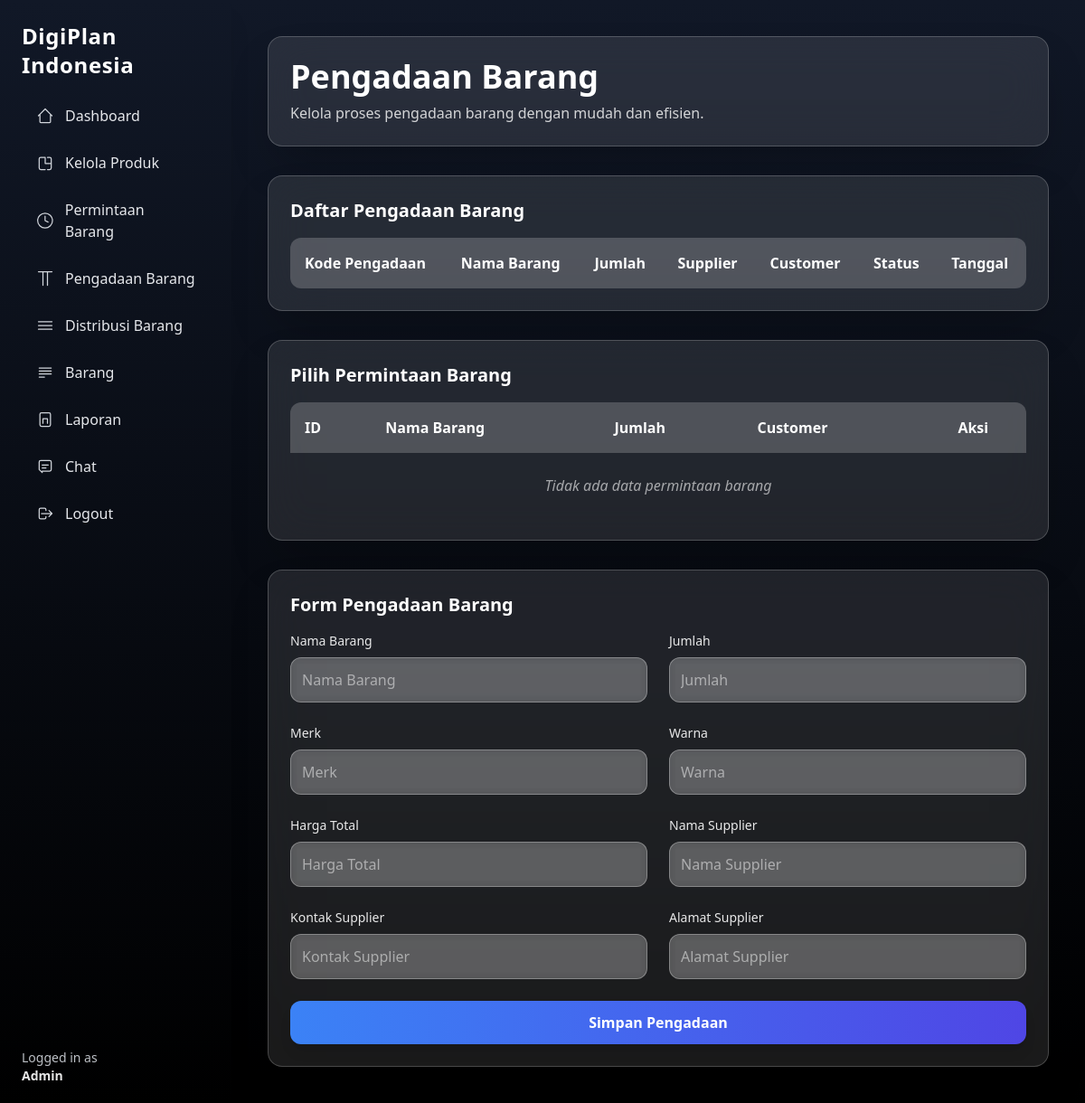
Page /admin/procurement.php (signed in) on the earlier database version.
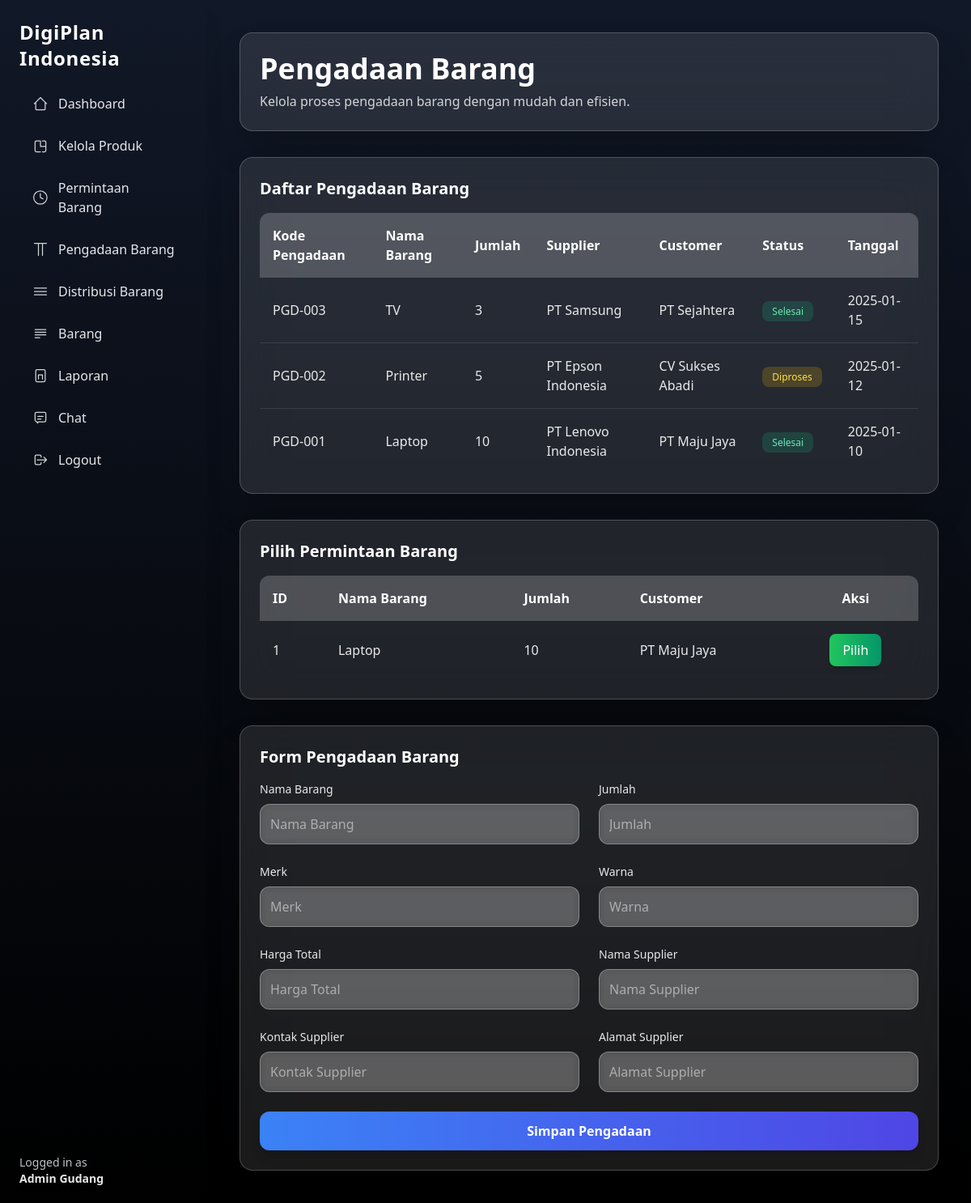
Same page on the later database version.
### tables this page shows
CREATE TABLE pengadaan_barang (
  id INT AUTO_INCREMENT PRIMARY KEY,
  kode_pengadaan VARCHAR(50) UNIQUE,
  permintaan_id INT,
  admin_id INT,
  barang_id INT,
  nama_barang VARCHAR(100),
  merk VARCHAR(100),
  warna VARCHAR(100),
  jumlah INT,
  supplier VARCHAR(150),
  kontak_supplier VARCHAR(100),
  alamat_supplier VARCHAR(255),
  harga_satuan DECIMAL(15,2),
  harga_total DECIMAL(15,2),
  status_pengadaan ENUM('diproses','selesai','dibatalkan'),
  tanggal_pengadaan DATE,
  created_at TIMESTAMP DEFAULT CURRENT_TIMESTAMP,
  FOREIGN KEY (permintaan_id) REFERENCES permintaan_barang(id),
  FOREIGN KEY (admin_id) REFERENCES users(id),
  FOREIGN KEY (barang_id) REFERENCES barang(id)
);

CREATE TABLE users (
  id INT AUTO_INCREMENT PRIMARY KEY,
  name VARCHAR(100),
  email VARCHAR(100) UNIQUE,
  password VARCHAR(255),
  role_id INT,
  created_at TIMESTAMP DEFAULT CURRENT_TIMESTAMP,
  FOREIGN KEY (role_id) REFERENCES roles(id)
);

CREATE TABLE permintaan_barang (
  id INT AUTO_INCREMENT PRIMARY KEY,
  kode_permintaan VARCHAR(50) UNIQUE,
  user_id INT,
  nama_barang VARCHAR(100),
  merk VARCHAR(100),
  warna VARCHAR(100),
  jumlah INT,
  status ENUM(
    'diajukan',
    'ditolak',
    'disetujui',
    'dalam_pengadaan',
    'siap_distribusi',
    'selesai'
  ),
  admin_id INT,
  tanggal_verifikasi DATETIME,
  catatan_admin TEXT,
  created_at TIMESTAMP DEFAULT CURRENT_TIMESTAMP,
  FOREIGN KEY (user_id) REFERENCES users(id),
  FOREIGN KEY (admin_id) REFERENCES users(id)
);

### admin/procurement.php (the view, shortened to what the rows shown need)
<?php
require '../include/conn.php';
$permintaan = $conn->query("
  SELECT
    pb.id,
    pb.nama_barang,
    pb.jumlah,
    pb.status,
    u.name AS user_name,
    pg.id AS pengadaan_id
  FROM permintaan_barang pb
  JOIN users u ON pb.user_id = u.id
  LEFT JOIN pengadaan_barang pg ON pg.permintaan_id = pb.id
  WHERE pb.status = 'disetujui'
  ORDER BY pb.id DESC
");
$pengadaan_list = $conn->query("
  SELECT
    pg.id,
    pg.kode_pengadaan,
    pg.nama_barang,
    pg.jumlah,
    pg.supplier,
    pg.status_pengadaan,
    pg.tanggal_pengadaan,
    pb.id AS permintaan_id,
    u.name AS user_name
  FROM pengadaan_barang pg
  LEFT JOIN permintaan_barang pb ON pg.permintaan_id = pb.id
  LEFT JOIN users u ON pb.user_id = u.id
  ORDER BY pg.id DESC
");
$barang_list = $conn->query("SELECT * FROM barang ORDER BY nama_barang ASC");
$barang_all  = $barang_list->fetch_all(MYSQLI_ASSOC);
?>
<!DOCTYPE html>
<html lang="en">
<head>
  <script src="https://cdn.tailwindcss.com"></script>
</head>
<body class="bg-gradient-to-b from-gray-900 to-black overflow-x-hidden">
  <div class="flex min-h-screen">
    <?php include '../include/layouts/sidebar-admin.php'; ?>
    <main class="ml-64 p-10 w-full flex-1">
      <div class="max-w-7xl mx-auto">
        <div class="backdrop-blur-xl bg-white/10 border border-white/20 p-6 rounded-2xl shadow-2xl mb-8">
          <h1 class="text-4xl font-bold text-white mb-2">Pengadaan Barang</h1>
        </div>
        <div x-data="procurementData()" class="space-y-8">
          <div class="backdrop-blur-xl bg-white/10 border border-white/20 p-6 rounded-2xl shadow-2xl">
            <h2 class="text-xl font-bold text-white mb-4">Daftar Pengadaan Barang</h2>
            <div class="overflow-x-auto">
              <table class="w-full border-collapse rounded-xl overflow-hidden">
                <thead>
                  <tr class="bg-white/20 text-white">
                    <th class="p-4 text-left">Kode Pengadaan</th>
                    <th class="p-4 text-left">Nama Barang</th>
                    <th class="p-4 text-left">Jumlah</th>
                    <th class="p-4 text-left">Supplier</th>
                    <th class="p-4 text-left">Customer</th>
                    <th class="p-4 text-left">Status</th>
                    <th class="p-4 text-left">Tanggal</th>
                  </tr>
                </thead>
                <tbody class="divide-y divide-white/10">
                  <?php while ($row = $pengadaan_list->fetch_assoc()): ?>
                    <tr class="hover:bg-white/5 transition-colors duration-200">
                      <td class="p-4 text-white/90 font-medium"><?= $row['kode_pengadaan'] ?></td>
                      <td class="p-4 text-white/90"><?= $row['nama_barang'] ?></td>
                      <td class="p-4 text-white/90"><?= $row['jumlah'] ?></td>
                      <td class="p-4 text-white/90"><?= $row['supplier'] ?></td>
                      <td class="p-4 text-white/90"><?= $row['user_name'] ?? 'N/A' ?></td>
                      <td class="p-4 capitalize">
                        <?php
                        switch ($row['status_pengadaan']) {
                          case 'diproses':
                            echo "<span class='px-3 py-1 bg-yellow-500/20 text-yellow-300 rounded-lg text-xs whitespace-nowrap'>
              Diproses
            </span>";
                            break;
                          case 'selesai':
                            echo "<span class='px-3 py-1 bg-emerald-500/20 text-emerald-300 rounded-lg text-xs whitespace-nowrap'>
              Selesai
            </span>";
                            break;
                        }
                        ?>
                      </td>
                      <td class="p-4 text-white/90"><?= $row['tanggal_pengadaan'] ?></td>
                    </tr>
                  <?php endwhile; ?>
                </tbody>
              </table>
            </div>
          </div>
          <div class="backdrop-blur-xl bg-white/10 border border-white/20 p-6 rounded-2xl shadow-2xl">
            <h2 class="text-xl font-bold text-white mb-4">Pilih Permintaan Barang</h2>
            <div class="overflow-x-auto">
              <table class="w-full border-collapse rounded-xl overflow-hidden">
                <thead>
                  <tr class="bg-white/20 text-white">
                    <th class="p-4 text-left">ID</th>
                    <th class="p-4 text-left">Nama Barang</th>
                    <th class="p-4 text-left">Jumlah</th>
                    <th class="p-4 text-left">Customer</th>
                    <th class="p-4 text-center">Aksi</th>
                  </tr>
                </thead>
                <tbody class="divide-y divide-white/10">
                  <?php if ($permintaan->num_rows > 0): ?>
                    <?php while ($row = $permintaan->fetch_assoc()): ?>
                      <tr class="hover:bg-white/5 transition-colors duration-200">
                        <td class="p-4 text-white/90"><?= $row['id'] ?></td>
                        <td class="p-4 text-white/90 font-medium"><?= $row['nama_barang'] ?></td>
                        <td class="p-4 text-white/90"><?= $row['jumlah'] ?></td>
                        <td class="p-4 text-white/90"><?= $row['user_name'] ?></td>
                        <td class="p-4 text-center">
                          <button
                            @click="pilihPermintaan(
              <?= htmlspecialchars(json_encode($row)) ?>,
              <?= htmlspecialchars(json_encode($barang_all)) ?>
            )"
                            class="px-4 py-2 bg-gradient-to-r from-green-500 to-emerald-600 hover:from-green-600 hover:to-emerald-700 text-white rounded-lg shadow-md transform hover:scale-105 transition-all duration-200">
                            Pilih
                          </button>
                        </td>
                      </tr>
                    <?php endwhile; ?>
                  <?php endif; ?>
                </tbody>
              </table>
            </div>
          </div>
          <div class="backdrop-blur-xl bg-white/10 border border-white/20 p-6 rounded-2xl shadow-2xl">
            <h2 class="text-xl font-bold text-white mb-4">Form Pengadaan Barang</h2>
          </div>
        </div>
      </div>
    </main>
  </div>
</body>
</html>

Differences in the rows shown:
added pengadaan_barang: kode_pengadaan "PGD-003", nama_barang "TV", jumlah "3", supplier "PT Samsung", users.name "PT Sejahtera", status_pengadaan "Selesai", tanggal_pengadaan "2025-01-15", shown under "Daftar Pengadaan Barang"
added pengadaan_barang: kode_pengadaan "PGD-002", nama_barang "Printer", jumlah "5", supplier "PT Epson Indonesia", users.name "CV Sukses Abadi", status_pengadaan "Diproses", tanggal_pengadaan "2025-01-12", shown under "Daftar Pengadaan Barang"
added pengadaan_barang: kode_pengadaan "PGD-001", nama_barang "Laptop", jumlah "10", supplier "PT Lenovo Indonesia", users.name "PT Maju Jaya", status_pengadaan "Selesai", tanggal_pengadaan "2025-01-10", permintaan "1", permintaan.nama_barang "Laptop", permintaan.jumlah "10"
Other differences:
$_SESSION['name']: "Admin" → "Admin Gudang"
text no longer shown: "Tidak ada data permintaan barang"
